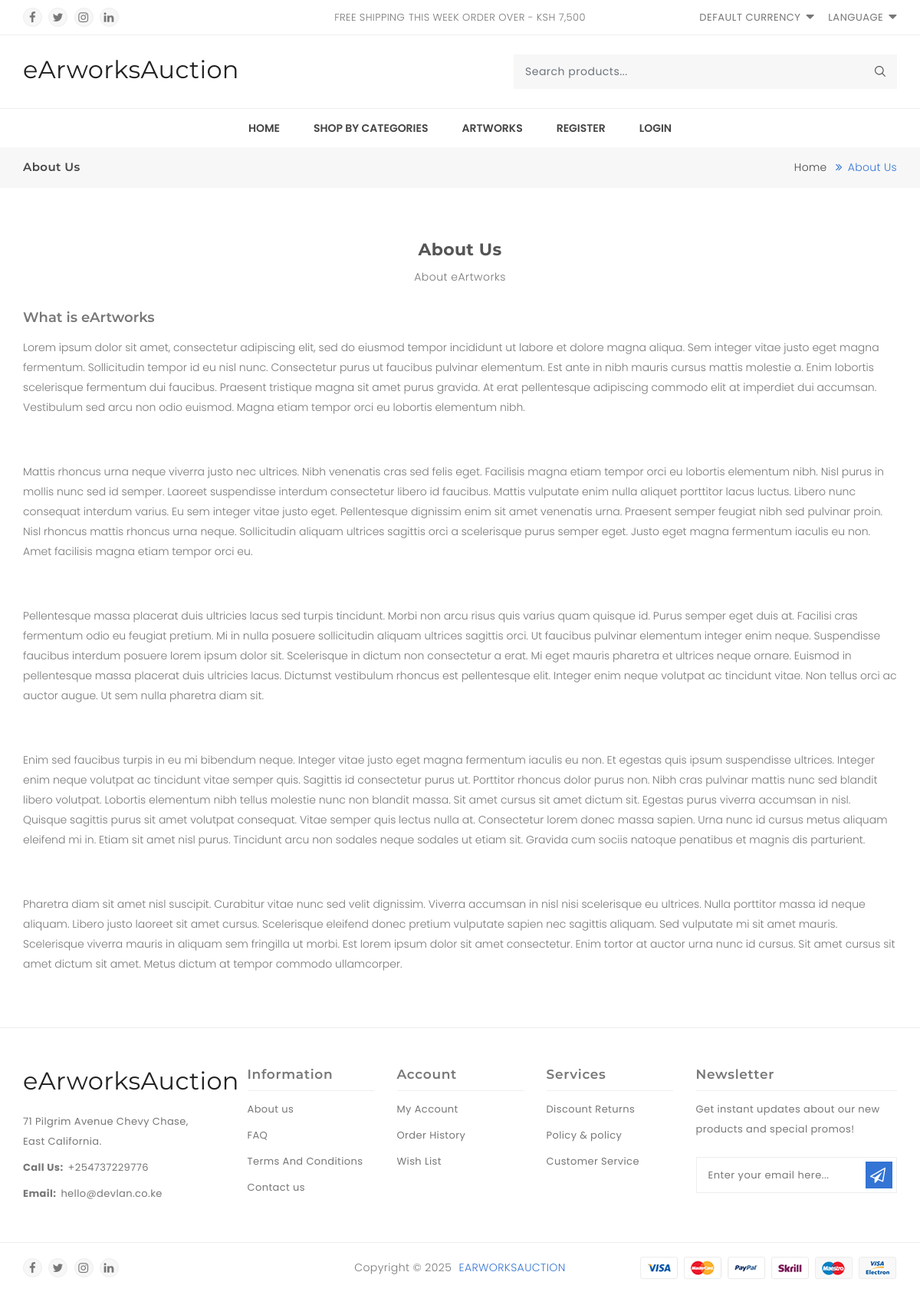
Screenshot of /ui/landing_about.php with the database file from the repository.
### tables this page shows
CREATE TABLE `system_litecms` (
  `system_id` int(200) NOT NULL,
  `system_toc` longtext DEFAULT NULL,
  `system_faq` longtext DEFAULT NULL,
  `system_about` longtext DEFAULT NULL,
  `system_contact` longtext DEFAULT NULL,
  `system_email` longtext DEFAULT NULL,
  `system_address` longtext DEFAULT NULL,
  `system_facebook_url` longtext DEFAULT NULL,
  `system_twittwer_url` longtext DEFAULT NULL,
  `system_instagram_url` longtext DEFAULT NULL,
  `system_linkedin_url` longtext DEFAULT NULL
);

### app/settings/config.php (called while the page is built, shortened)
<?php
$dbuser = "root";
$dbpass = "";
$host = "localhost";
$db = "earworks_auction";
$mysqli = new mysqli($host, $dbuser, $dbpass, $db);
$litecms_sql = mysqli_query($mysqli, "SELECT * FROM system_litecms");
if (mysqli_num_rows($litecms_sql) > 0) {
    while ($litecms = mysqli_fetch_array($litecms_sql)) {
        $about = $litecms['system_about'];
        $contacts = $litecms['system_contact'];
        $email = $litecms['system_email'];
        $address = $litecms['system_address'];
        $fb = $litecms['system_facebook_url'];
        $twitter = $litecms['system_twitter_url'];
        $instagram = $litecms['system_instagram'];
        $linkedin = $litecms['system_linkedin_url'];
    }
}

### ui/landing_about.php (the view, shortened to what this page needs)
<?php
require_once('../app/settings/config.php');
require_once('../app/partials/landing_head.php');
?>
<body class="aboutus_page">
    <?php require_once('../app/partials/landing_navigation.php'); ?>
    <div class="sticky-header-next-sec  ec-breadcrumb section-space-mb">
        <div class="container">
            <div class="row">
                <div class="col-12">
                    <div class="row ec_breadcrumb_inner">
                        <div class="col-md-6 col-sm-12">
                            <h2 class="ec-breadcrumb-title">About Us</h2>
                        </div>
                        <div class="col-md-6 col-sm-12">
                            <ul class="ec-breadcrumb-list">
                                <li class="ec-breadcrumb-item"><a href="../">Home</a></li>
                                <li class="ec-breadcrumb-item active">About Us</li>
                            </ul>
                        </div>
                    </div>
                </div>
            </div>
        </div>
    </div>
    <section class="ec-page-content section-space-p">
        <div class="container">
            <div class="row">
                <div class="col-md-12 text-center">
                    <div class="section-title">
                        <h2 class="ec-title">About Us</h2>
                        <p class="sub-title mb-3">About eArtworks</p>
                    </div>
                </div>
                <div class="ec-common-wrapper">
                    <div class="row">
                        <div class="col-md-12 ec-cms-block ec-abcms-block text-center">
                            <div class="ec-cms-block-inner">
                                <h3 class="ec-cms-block-title">What is eArtworks</h3>
                                <?php echo $about; ?>
                            </div>
                        </div>
                    </div>
                </div>
            </div>
        </div>
    </section>
    <?php require_once('../app/partials/landing_footer.php'); ?>
</body>
</html>

### app/partials/landing_footer.php (shortened to what this page needs)
<footer class="ec-footer section-space-mt">
    <div class="footer-container">
        <div class="footer-top section-space-footer-p">
            <div class="container">
                <div class="row">
                    <div class="col-sm-12 col-lg-3 ec-footer-contact">
                        <div class="ec-footer-widget">
                            <div class="ec-footer-logo">
                                <a href="../">
                                    <h2>
                                        eArworksAuction
                                    </h2>
                                </a>
                            </div>
                            <div class="ec-footer-links">
                                <ul class="align-items-center">
                                    <li class="ec-footer-link">
                                        <?php echo $address; ?>
                                    </li>
                                    <li class="ec-footer-link">
                                        <span>Call Us:</span><a href="tel:<?php echo $contacts; ?>"><?php echo $contacts; ?></a>
                                    </li>
                                    <li class="ec-footer-link">
                                        <span>Email:</span><a href="mailto:<?php echo $email; ?>"><?php echo $email; ?></a>
                                    </li>
                                </ul>
                            </div>
                        </div>
                    </div>
                    <div class="col-sm-12 col-lg-2 ec-footer-info">
                        <div class="ec-footer-widget">
                            <h4 class="ec-footer-heading">Information</h4>
                            <div class="ec-footer-links">
                                <ul class="align-items-center">
                                    <li class="ec-footer-link">
                                        <a href="landing_about">About us</a>
                                    </li>
                                    <li class="ec-footer-link"><a href="landing_faq">FAQ</a></li>
                                    <li class="ec-footer-link">
                                        <a href="landing_terms">Terms And Conditions</a>
                                    </li>
                                    <li class="ec-footer-link">
                                        <a href="landing_contacts">Contact us</a>
                                    </li>
                                </ul>
                            </div>
                        </div>
                    </div>
                    <div class="col-sm-12 col-lg-2 ec-footer-account">
                        <div class="ec-footer-widget">
                            <h4 class="ec-footer-heading">Account</h4>
                            <div class="ec-footer-links">
                                <ul class="align-items-center">
                                    <li class="ec-footer-link">
                                        <a href="login">My Account</a>
                                    </li>
                                    <li class="ec-footer-link">
                                        <a href="login">Order History</a>
                                    </li>
                                    <li class="ec-footer-link">
                                        <a href="login">Wish List</a>
                                    </li>
                                </ul>
                            </div>
                        </div>
                    </div>
                    <div class="col-sm-12 col-lg-2 ec-footer-service">
                        <div class="ec-footer-widget">
                            <h4 class="ec-footer-heading">Services</h4>
                            <div class="ec-footer-links">
                                <ul class="align-items-center">
                                    <li class="ec-footer-link">
                                        <a href="landing_terms">Discount Returns</a>
                                    </li>
                                    <li class="ec-footer-link">
                                        <a href="landing_terms">Policy & policy </a>
                                    </li>
                                    <li class="ec-footer-link">
                                        <a href="landing_terms">Customer Service</a>
                                    </li>
                                </ul>
                            </div>
                        </div>
                    </div>
                    <div class="col-sm-12 col-lg-3 ec-footer-news">
                        <div class="ec-footer-widget">
                            <h4 class="ec-footer-heading">Newsletter</h4>
                            <div class="ec-footer-links">
                                <ul class="align-items-center">
                                    <li class="ec-footer-link">
                                        Get instant updates about our new products and special
                                        promos!
                                    </li>
                                </ul>
                                <div class="ec-subscribe-form">
                                    <form id="ec-newsletter-form" name="ec-newsletter-form" method="post" action="#">
                                        <div id="ec_news_signup" class="ec-form">
                                            <input class="ec-email" type="email" required="" placeholder="Enter your email here..." name="ec-email" value="" />
                                            <button id="ec-news-btn" class="button btn-primary" type="submit" name="subscribe" value="">
                                                <i class="ecicon eci-paper-plane-o" aria-hidden="true"></i>
                                            </button>
                                        </div>
                                    </form>
                                </div>
                            </div>
                        </div>
                    </div>
                </div>
            </div>
        </div>
        <div class="footer-bottom">
            <div class="container">
                <div class="row align-items-center">
                    <div class="col text-left footer-bottom-left">
                        <div class="footer-bottom-social">
                            <ul class="mb-0">
                                <li class="list-inline-item">
                                    <a class="hdr-facebook" href="https://<?php echo $fb; ?>" target="_blank"><i class="ecicon eci-facebook"></i></a>
                                </li>
                                <li class="list-inline-item">
                                    <a class="hdr-twitter" href="https://<?php echo $twitter; ?>" target="_blank"><i class="ecicon eci-twitter"></i></a>
                                </li>
                                <li class="list-inline-item">
                                    <a class="hdr-instagram" href="https://<?php echo $instagram; ?>" target="_blank"><i class=" ecicon eci-instagram"></i></a>
                                </li>
                                <li class="list-inline-item">
                                    <a class="hdr-linkedin" href="https://<?php echo $linkedin; ?>" target="_blank"><i class="ecicon eci-linkedin"></i></a>
                                </li>
                            </ul>
                        </div>
                    </div>
                    <div class="col text-center footer-copy">
                        <div class="footer-bottom-copy">
                            <div class="ec-copy">
                                Copyright © <?php echo date('Y'); ?>
                                <a class="site-name text-upper" href="#">eArworksAuction<span>.</span></a>
                            </div>
                        </div>
                    </div>
                    <div class="col footer-bottom-right">
                        <div class="footer-bottom-payment d-flex justify-content-end">
                            <div class="payment-link">
                                <img src="../public/landing_assets/images/icons/payment.png" alt="" />
                            </div>
                        </div>
                    </div>
                </div>
            </div>
        </div>
    </div>
</footer>

### public/landing_assets/css/responsive.css (style rules this page uses)
@media only screen and (max-width: 1366px) { .section-space-p { padding: 35px 0; } }
@media only screen and (max-width: 1366px) { .section-space-mt { margin-top: 35px; } }
@media only screen and (max-width: 1366px) { .section-space-mb { margin-bottom: 35px; } }
@media only screen and (max-width: 1366px) { .section-title .ec-title { font-size: 22px; } }

### rows the page displays
system_litecms: system_about "Lorem ipsum dolor sit amet, consectetur adipiscing elit, sed do eiusmod tempor incididunt ut labore et dolore magna aliqua. Sem integer vitae justo eget magna fermentum. Sollicitudin tempor id eu nisl nunc. Consectetur purus ut faucibus pulvinar elementum. Est ante in nibh mauris cursus mattis molestie a. Enim lobortis scelerisque fermentum dui faucibus. Praesent tristique magna sit amet purus gravida. At erat pellentesque adipiscing commodo elit at imperdiet dui accumsan. Vestibulum sed arcu non odio euismod. Magna etiam tempor orci eu lobortis elementum nibh. Mattis rhoncus urna neque viverra justo nec ultrices. Nibh venenatis cras sed felis eget. Facilisis magna etiam tempor orci eu…", system_address "71 Pilgrim Avenue Chevy Chase, East California.", system_contact "+254737229776", system_email "hello@devlan.co.ke"
